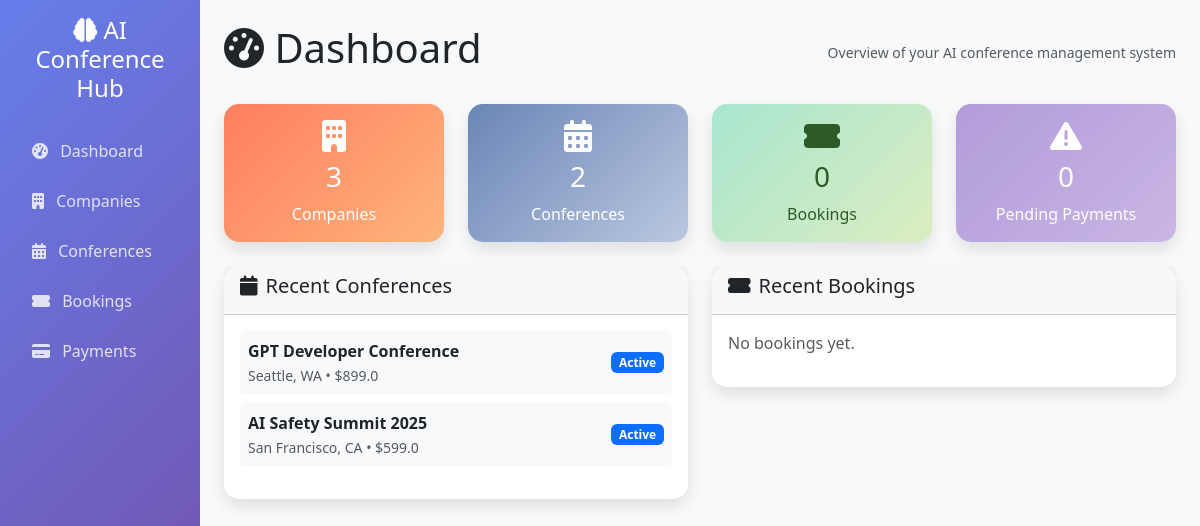
The page / on the database its author committed.
### app/models.py (models this page shows)
class Conference(db.Model):
    id = db.Column(db.Integer, primary_key=True)
    title = db.Column(db.String(200), nullable=False)
    description = db.Column(db.Text)
    start_date = db.Column(db.DateTime, nullable=False)
    end_date = db.Column(db.DateTime, nullable=False)
    location = db.Column(db.String(200), nullable=False)
    price = db.Column(db.Float, nullable=False, default=0.0)
    max_attendees = db.Column(db.Integer, default=100)
    status = db.Column(db.String(20), default='Active')
    company_id = db.Column(db.Integer, db.ForeignKey('company.id'), nullable=False)
    created_date = db.Column(db.DateTime, default=datetime.utcnow)
    bookings = db.relationship('Booking', backref='conference', lazy=True)

### app/routes/dashboard.py (the view)
@bp.route('/')
def index():
    total_companies = Company.query.count()
    total_conferences = Conference.query.count()
    total_bookings = Booking.query.count()
    pending_payments = Payment.query.filter_by(payment_status='Pending').count()
    recent_conferences = Conference.query.order_by(Conference.created_date.desc()).limit(5).all()
    recent_bookings = Booking.query.order_by(Booking.booking_date.desc()).limit(5).all()
    return render_template('dashboard.html',
                           total_companies=total_companies,
                           total_conferences=total_conferences,
                           total_bookings=total_bookings,
                           pending_payments=pending_payments,
                           recent_conferences=recent_conferences,
                           recent_bookings=recent_bookings)

### app/templates/dashboard.html
{% extends "base.html" %}
{% block content %}
<div class="d-flex justify-content-between align-items-center mb-4">
    <h1><i class="fas fa-tachometer-alt"></i> Dashboard</h1>
    <small class="text-muted">Overview of your AI conference management system</small>
</div>
<div class="row mb-4">
    <div class="col-md-3">
        <div class="card stat-card">
            <div class="card-body text-center">
                <i class="fas fa-building fa-2x mb-2"></i>
                <h3>{{ total_companies }}</h3>
                <p class="mb-0">Companies</p>
            </div>
        </div>
    </div>
    <div class="col-md-3">
        <div class="card stat-card blue">
            <div class="card-body text-center">
                <i class="fas fa-calendar-alt fa-2x mb-2"></i>
                <h3>{{ total_conferences }}</h3>
                <p class="mb-0">Conferences</p>
            </div>
        </div>
    </div>
    <div class="col-md-3">
        <div class="card stat-card green">
            <div class="card-body text-center">
                <i class="fas fa-ticket-alt fa-2x mb-2"></i>
                <h3>{{ total_bookings }}</h3>
                <p class="mb-0">Bookings</p>
            </div>
        </div>
    </div>
    <div class="col-md-3">
        <div class="card stat-card purple">
            <div class="card-body text-center">
                <i class="fas fa-exclamation-triangle fa-2x mb-2"></i>
                <h3>{{ pending_payments }}</h3>
                <p class="mb-0">Pending Payments</p>
            </div>
        </div>
    </div>
</div>
<div class="row">
    <div class="col-md-6">
        <div class="card">
            <div class="card-header">
                <h5><i class="fas fa-calendar me-2"></i>Recent Conferences</h5>
            </div>
            <div class="card-body">
                {% if recent_conferences %}
                    <ul class="list-unstyled">
                        {% for conference in recent_conferences %}
                        <li class="d-flex justify-content-between align-items-center mb-2 p-2 bg-light rounded">
                            <div>
                                <strong>{{ conference.title }}</strong><br>
                                <small class="text-muted">{{ conference.location }} • ${{ conference.price }}</small>
                            </div>
                            <span class="badge bg-primary">{{ conference.status }}</span>
                        </li>
                        {% endfor %}
                    </ul>
                {% else %}
                    <p class="text-muted">No conferences yet.</p>
                {% endif %}
            </div>
        </div>
    </div>
    <div class="col-md-6">
        <div class="card">
            <div class="card-header">
                <h5><i class="fas fa-ticket-alt me-2"></i>Recent Bookings</h5>
            </div>
            <div class="card-body">
                {% if recent_bookings %}
                    <ul class="list-unstyled">
                        {% for booking in recent_bookings %}
                        <li class="d-flex justify-content-between align-items-center mb-2 p-2 bg-light rounded">
                            <div>
                                <strong>{{ booking.attendee_name }}</strong><br>
                                <small class="text-muted">{{ booking.conference.title }}</small>
                            </div>
                            <span class="badge bg-{{ 'success' if booking.status == 'Confirmed' else 'warning' }}">
                                {{ booking.status }}
                            </span>
                        </li>
                        {% endfor %}
                    </ul>
                {% else %}
                    <p class="text-muted">No bookings yet.</p>
                {% endif %}
            </div>
        </div>
    </div>
</div>
{% endblock %}

### app/templates/base.html (style rules this page uses)
.card { border: none; box-shadow: 0 0.5rem 1rem rgba(0,0,0,0.1); border-radius: 15px; }
.stat-card { background: linear-gradient(135deg, #ff7e5f 0%, #feb47b 100%); color: white; }
.stat-card.blue { background: linear-gradient(135deg, #6a85b6 0%, #bac8e0 100%); }
.stat-card.green { background: linear-gradient(135deg, #a8e6cf 0%, #dcedc1 100%); color: #2d5a27; }
.stat-card.purple { background: linear-gradient(135deg, #b19cd9 0%, #c9b6e4 100%); }

### rows shown on the page
Conference: title "GPT Developer Conference", location "Seattle, WA", price "899.0", status "Active"
Conference: title "AI Safety Summit 2025", location "San Francisco, CA", price "599.0", status "Active"

### other values the page prints
{{ total_companies }} "3"
{{ total_conferences }} "2"
{{ total_bookings }} "0"
{{ pending_payments }} "0"
